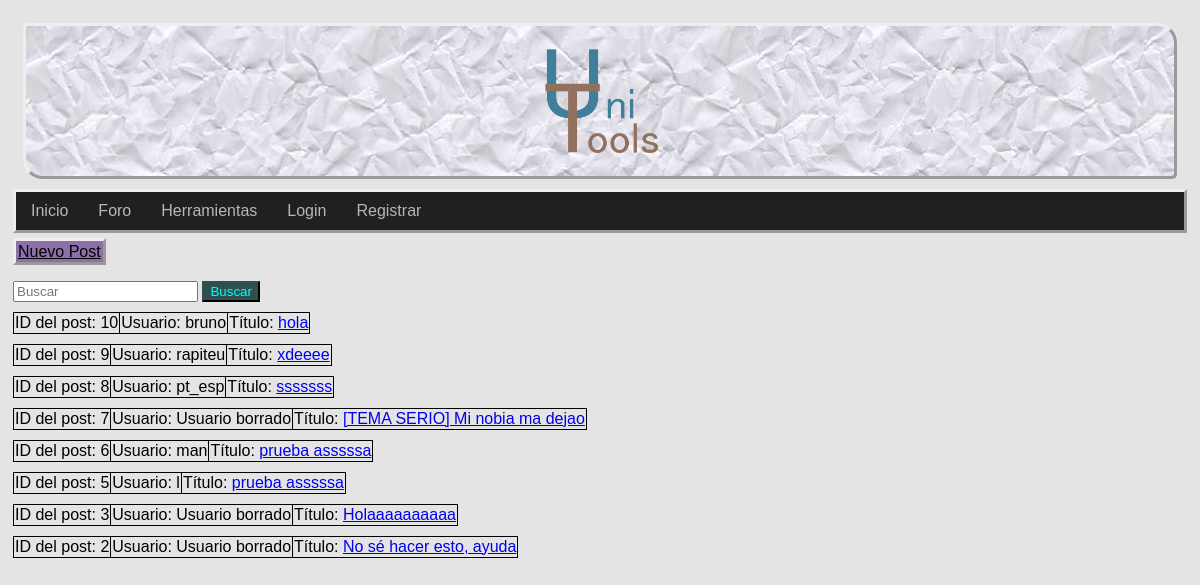
Screenshot of /foro.php with the database file from the repository.
### tables this page shows
CREATE TABLE `posts` (
  `id_post` int(11) NOT NULL,
  `user` int(11) NOT NULL,
  `title` text NOT NULL,
  `content` text NOT NULL,
  `id_cat` int(11) NOT NULL
);

CREATE TABLE `user` (
  `id_user` int(11) NOT NULL,
  `email` varchar(50) NOT NULL,
  `password` varchar(255) NOT NULL,
  `username` varchar(30) NOT NULL,
  `admin` tinyint(1) NOT NULL,
  `premium` tinyint(1) NOT NULL,
  `teléfono` int(11) DEFAULT NULL,
  `pais` text DEFAULT NULL,
  `ciudad` text DEFAULT NULL,
  `programas` varchar(100) DEFAULT NULL COMMENT 'Lenguajes de programación',
  `hobbies` text DEFAULT NULL
);

### dao/post_class.php (called while the page is built, shortened)
<?php
class TOUPost {
	private $id_Post;
	private $title;
	function __construct($id_post ='',$user='',$title='',$content='',$category=''){
        $this->id_Post = $id_post;
		$this->title = $title;
	}
	public function get_id(){
		return $this->id_Post;
	}
	public function get_title(){
		return $this->title;
	}
}
?>

### dao/DAO.php (called while the page is built, shortened)
<?php
class DAO {
	public $conn;
	public function __construct() {
		if (!$this->conn){
			$this->conn = mysqli_connect("localhost", "root", "", "unitoolsdb");
		}
	}
	public function ejecutarConsulta($query){
		$result = mysqli_query($this->conn, $query) or die($this->conn->error);
        $array = mysqli_fetch_assoc($result);
		return $array;
	}
	public function devolverConsulta($query){
		$result = mysqli_query($this->conn, $query) or die($this->conn->error);
		return $result;
	}
}
?>

### dao/dao_post.php (called while the page is built, shortened)
<?php
include_once('DAO.php');
include_once('post_class.php');
class DAOpost extends DAO {
	public function show_all_data(){
		$sql = sprintf("SELECT * FROM posts ORDER BY id_post DESC");
		$query = $this->devolverConsulta($sql);
        $array = [];
        while($result = mysqli_fetch_assoc($query)){
            $post = new TOUpost( $result['id_post'],$result['user'],$result['title'],$result['content'],$result['id_cat']);
            array_push($array, $post);
        }
		return $array;
	}
}
?>

### dao/dao_user.php (called while the page is built, shortened)
<?php
include_once('DAO.php');
include_once('user_class.php');
class DAOUsuario extends DAO {
	public function search_userId($userId){
		$sql = sprintf("SELECT * FROM user WHERE id_User = $userId");
		if (!$this->ejecutarConsulta($sql))
			return null;
		else
		{
			$result = $this->ejecutarConsulta($sql);
			$user = new TOUser($result['id_user'],$result['email'],$result['password'],$result['username'],$result['premium']);
			return $user;
		}
	}
}
?>

### dao/user_class.php (called while the page is built, shortened)
<?php
class TOUser {
	private $user_name;
	function __construct($userId='',$email='',$password='',$user_name='',$premium=''){
		$this->user_name = $user_name;
	}
	public function get_username(){
		return $this->user_name;
	}
}
?>

### foro.php (the view, shortened to what this page needs)
<?php
include_once("dao/dao_user.php");
include_once("dao/dao_post.php");
?>
<!DOCTYPE html>
<html>
<head>
    <link rel="stylesheet" type="text/css" href="css/hoja.css">
</head>
<body>
    <div id="contenedor">
        <?php
        require("includes/common/cabecera.php");
        require("includes/common/navegacion.php");
        ?>
        <div id="contenido">
            <div class="cotenido">
                <a class="botonForo" href="nuevo_post.php">Nuevo Post</a>
                <form action="search.php" method="POST">
                    <input type="text" name="buscar" placeholder="Buscar">
                    <button type="submit" name="submit-buscar" href="search.php">Buscar </button>
                </form>
                <?php
                $dao_post = new DAOpost();
                $dao_user = new DAOUsuario();
                $res = $dao_post->show_all_data();
                while (!empty($res)) {
                    $curr_post = array_shift($res);
                    $post_id = $curr_post->get_id();
                    $usuario = $dao_user->search_userId($post_id);
                    $title = $curr_post->get_title();
                    if ($usuario == null) {
                        $username = "Usuario borrado";
                    } else {
                        $username = $usuario->get_username();
                    }
                    echo "<table class=\"posts\">";
                    echo "<tbody>";
                    echo "<tr>";
                    echo "<td>ID del post: " . $post_id . "</td>";
                    echo "<td>Usuario: " . $username . "</td>";
                    echo "<td>Título: " . "<a href=\"post.php?&id=" . $post_id . "\">" . $title . "</a></td>";
                    echo "</tr>";
                    echo "</tbody>";
                    echo "</table>";
                }
                ?>
            </div>
        </div>
    </div>
</body>

### includes/common/cabecera.php
<div class="header">
    <a href="index.php"><img src="img/UniTools.png" alt="UniTools" width="120"></a>
</div>

### includes/common/navegacion.php (shortened to what this page needs)
<div class="navbar">
    <?php
            if(!isset($_SESSION["login"]) || !($_SESSION["login"]))
            {
                echo "<a href=\"index.php\">Inicio</a>";
                echo "<a href=\"foro.php\">Foro</a>";
                echo "<a href=\"herramientas.php\">Herramientas</a>";
                echo"<a href=\"login.php\">Login</a>";
                echo"<a href=\"registro.php\" >Registrar</a>";
            }
    ?>
</div>

### css/hoja.css (style rules this page uses)
.header { background-image: url(../img/PaperCrumpled0004_1_350.jpg); padding: 5px; border-style: outset; border-radius: 5px 20px 5px; margin: 10px; text-align: center; }
.navbar { background-color: rgb(32, 32, 32); overflow: hidden; border-style: outset; display:flex; margin-right: auto; margin-bottom: 10px; }
.navbar a { float: left; display: block; color: rgb(185, 182, 182); text-align: center; padding: 10px 15px; text-decoration: none; }
.botonForo { border-style: outset; padding: 2px; background-color: rgb(141, 111, 170); color: black; }
form { margin-top: 20px; }
table { margin-top: 10px; border-collapse: collapse; }
table, th, td { border: 1px solid black; }
body { font-family: Arial; padding:5px; background: #e4e4e4 }
button { background-color: darkslategray; color:aqua; font-family: sans-serif; border-color: darkslategray; }

### rows the page displays
posts: id_post "10", user.username "bruno", title "hola"
posts: id_post "9", user.username "rapiteu", title "xdeeee"
posts: id_post "8", user.username "pt_esp", title "sssssss"
posts: id_post "7", username "Usuario borrado", title "[TEMA SERIO] Mi nobia ma dejao"
posts: id_post "6", user.username "man", title "prueba asssssa"
posts: id_post "5", user.username "l", title "prueba asssssa"
posts: id_post "3", username "Usuario borrado", title "Holaaaaaaaaaa"
posts: id_post "2", username "Usuario borrado", title "No sé hacer esto, ayuda"
